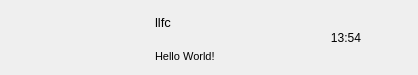
<?xml version="1.0" encoding="UTF-8"?>
<ui version="4.0">
 <class>ChatUserWid</class>
 <widget class="QWidget" name="ChatUserWid">
  <property name="geometry">
   <rect>
    <x>0</x>
    <y>0</y>
    <width>418</width>
    <height>75</height>
   </rect>
  </property>
  <property name="minimumSize">
   <size>
    <width>0</width>
    <height>75</height>
   </size>
  </property>
  <property name="maximumSize">
   <size>
    <width>16777215</width>
    <height>75</height>
   </size>
  </property>
  <property name="windowTitle">
   <string>Form</string>
  </property>
  <layout class="QHBoxLayout" name="horizontalLayout">
   <property name="spacing">
    <number>5</number>
   </property>
   <property name="leftMargin">
    <number>6</number>
   </property>
   <property name="topMargin">
    <number>2</number>
   </property>
   <property name="rightMargin">
    <number>6</number>
   </property>
   <property name="bottomMargin">
    <number>2</number>
   </property>
   <item>
    <widget class="QWidget" name="icon_wid" native="true">
     <property name="sizePolicy">
      <sizepolicy hsizetype="Fixed" vsizetype="Fixed">
       <horstretch>0</horstretch>
       <verstretch>0</verstretch>
      </sizepolicy>
     </property>
     <property name="minimumSize">
      <size>
       <width>60</width>
       <height>60</height>
      </size>
     </property>
     <property name="maximumSize">
      <size>
       <width>60</width>
       <height>60</height>
      </size>
     </property>
     <widget class="QLabel" name="icon_lb">
      <property name="geometry">
       <rect>
        <x>7</x>
        <y>12</y>
        <width>45</width>
        <height>45</height>
       </rect>
      </property>
      <property name="minimumSize">
       <size>
        <width>45</width>
        <height>45</height>
       </size>
      </property>
      <property name="maximumSize">
       <size>
        <width>45</width>
        <height>45</height>
       </size>
      </property>
      <property name="text">
       <string/>
      </property>
      <property name="alignment">
       <set>Qt::AlignCenter</set>
      </property>
     </widget>
     <widget class="QLabel" name="red_point">
      <property name="geometry">
       <rect>
        <x>27</x>
        <y>0</y>
        <width>30</width>
        <height>30</height>
       </rect>
      </property>
      <property name="minimumSize">
       <size>
        <width>30</width>
        <height>30</height>
       </size>
      </property>
      <property name="maximumSize">
       <size>
        <width>30</width>
        <height>30</height>
       </size>
      </property>
      <property name="text">
       <string/>
      </property>
     </widget>
    </widget>
   </item>
   <item>
    <widget class="QWidget" name="user_info_wid" native="true">
     <property name="minimumSize">
      <size>
       <width>120</width>
       <height>0</height>
      </size>
     </property>
     <property name="maximumSize">
      <size>
       <width>120</width>
       <height>16777215</height>
      </size>
     </property>
     <layout class="QVBoxLayout" name="verticalLayout">
      <property name="leftMargin">
       <number>2</number>
      </property>
      <property name="topMargin">
       <number>5</number>
      </property>
      <property name="rightMargin">
       <number>2</number>
      </property>
      <property name="bottomMargin">
       <number>5</number>
      </property>
      <item>
       <widget class="QLabel" name="user_name_lb">
        <property name="minimumSize">
         <size>
          <width>0</width>
          <height>30</height>
         </size>
        </property>
        <property name="maximumSize">
         <size>
          <width>16777215</width>
          <height>30</height>
         </size>
        </property>
        <property name="font">
         <font>
          <pointsize>10</pointsize>
         </font>
        </property>
        <property name="text">
         <string>llfc</string>
        </property>
       </widget>
      </item>
      <item>
       <widget class="QLabel" name="user_chat_lb">
        <property name="minimumSize">
         <size>
          <width>0</width>
          <height>30</height>
         </size>
        </property>
        <property name="maximumSize">
         <size>
          <width>130</width>
          <height>30</height>
         </size>
        </property>
        <property name="font">
         <font>
          <pointsize>8</pointsize>
         </font>
        </property>
        <property name="text">
         <string>Hello World!</string>
        </property>
       </widget>
      </item>
     </layout>
    </widget>
   </item>
   <item>
    <widget class="QWidget" name="time_wid" native="true">
     <property name="sizePolicy">
      <sizepolicy hsizetype="Fixed" vsizetype="Fixed">
       <horstretch>0</horstretch>
       <verstretch>0</verstretch>
      </sizepolicy>
     </property>
     <property name="minimumSize">
      <size>
       <width>50</width>
       <height>50</height>
      </size>
     </property>
     <property name="maximumSize">
      <size>
       <width>50</width>
       <height>50</height>
      </size>
     </property>
     <widget class="QLabel" name="time_lb">
      <property name="geometry">
       <rect>
        <x>0</x>
        <y>20</y>
        <width>54</width>
        <height>12</height>
       </rect>
      </property>
      <property name="text">
       <string>13:54</string>
      </property>
      <property name="alignment">
       <set>Qt::AlignCenter</set>
      </property>
     </widget>
    </widget>
   </item>
  </layout>
 </widget>
 <resources/>
 <connections/>
</ui>
